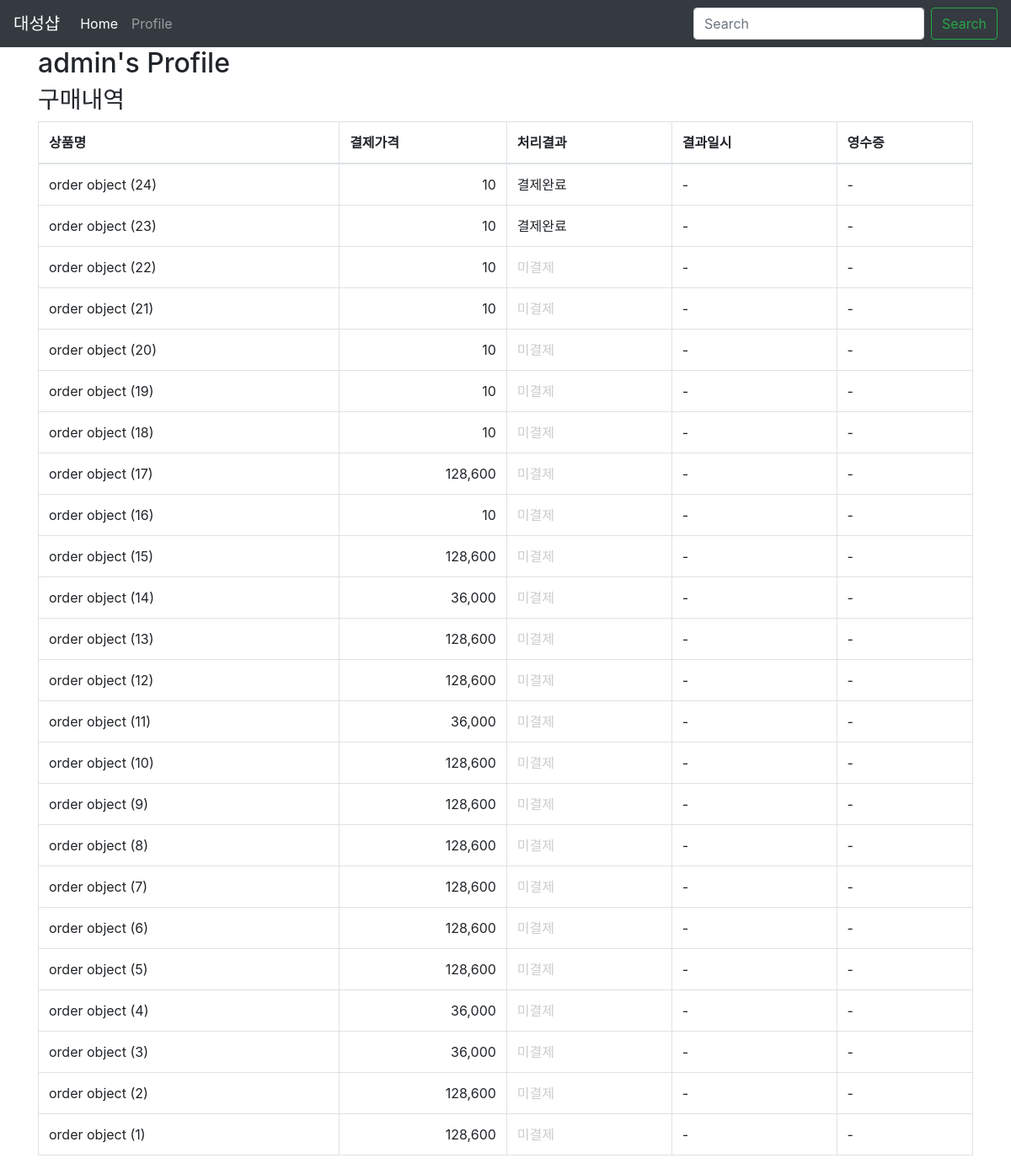
/accounts/profile/ (signed in), run on an earlier commit of the app's database.
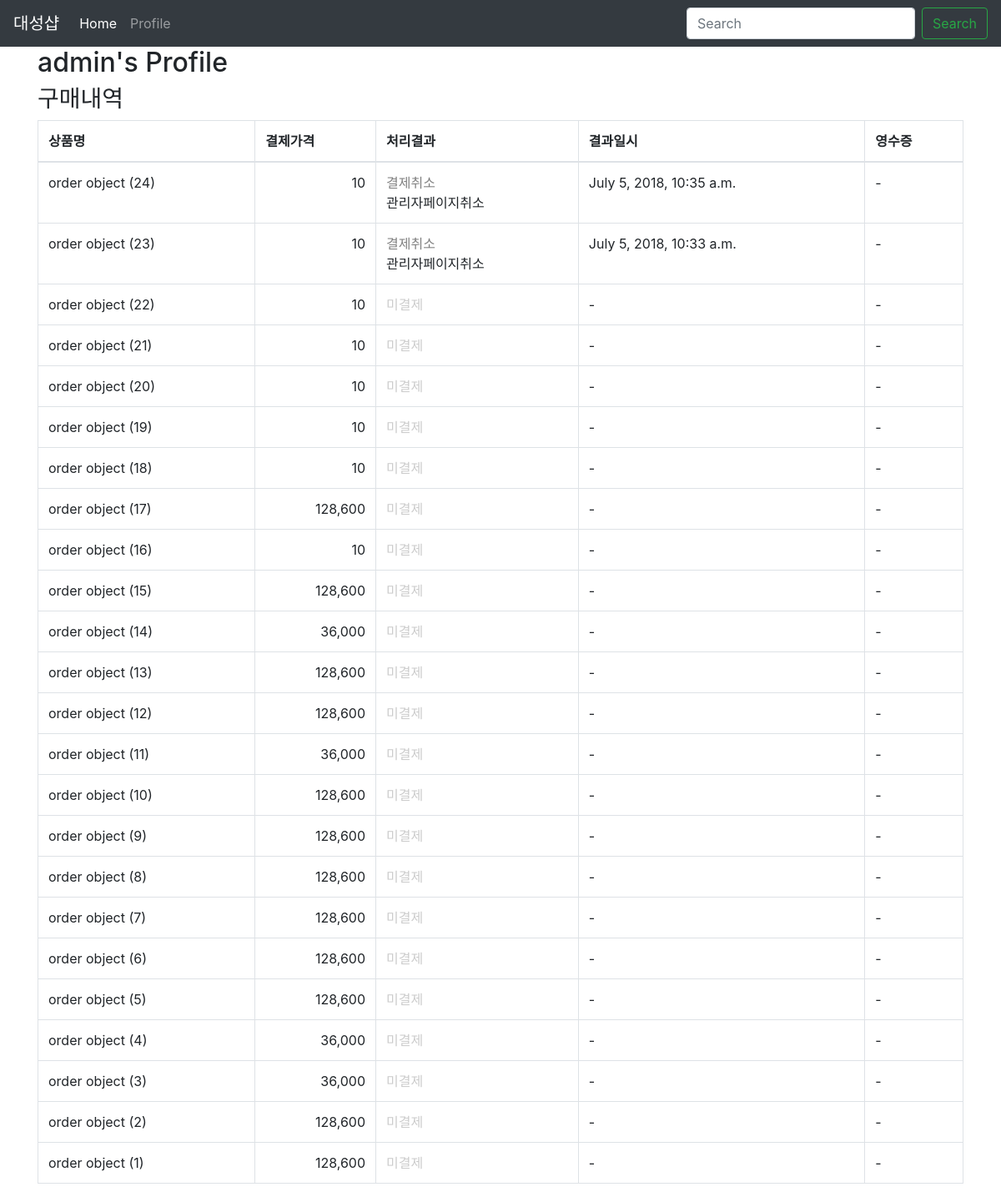
And on a later commit of the database.
### shop/models.py (models this page shows, shortened)
class order(models.Model):
    user = models.ForeignKey(settings.AUTH_USER_MODEL, on_delete=models.CASCADE)
    item = models.ForeignKey(Item, on_delete=models.CASCADE)
    name = models.CharField(max_length=100, verbose_name='상품명')
    amount = models.PositiveIntegerField(verbose_name='결제금액')
    merchant_uid = models.UUIDField(default=uuid4, editable=False)
    imp_uid = models.CharField(max_length=100, blank=True)
    meta = JSONField(blank=True, default={})
    status = models.CharField(
        max_length=9,
        choices=(
            ('ready', '미결제'),
            ('paid', '결제완료'),
            ('cancelled', '결제취소'),
            ('failed', '결제실패'),
        ),
        default='ready',
        db_index=True
    )
    created_at = models.DateTimeField(auto_now_add=True)
    updated_at = models.DateTimeField(auto_now=True)
    is_ready = property(lambda self: self.status == 'ready')
    is_paid = property(lambda self: self.status == 'paid')
    is_paid_ok = property(lambda self: self.status ==
                        'paid' and self.amount == self.meta.get('amount'))
    is_cancelled = property(lambda self: self.status == 'cancelled')
    is_failed = property(lambda self: self.status == 'failed')
    receipt_url = named_property('영수증')(lambda self: self.meta.get('receipt_url'))
    cancel_reason = named_property('취소이유')(lambda self: self.meta.get('cancel_reason'))
    fail_reason = named_property('실패이유')(lambda self: self.meta.get('fail_reason', ''))
    paid_at = named_property('결제일시')(lambda self: timestamp_to_datetime(self.meta.get('paid_at')))
    failed_at = named_property('실패일시')(lambda self: timestamp_to_datetime(self.meta.get('failed_at')))
    cancelled_at = named_property('취소일시')(lambda self: timestamp_to_datetime(self.meta.get('cancelled_at')))
    class Meta:
        ordering = ('-id',)
    @named_property('결제금액')
    def amount_html(self):
        return mark_safe('<div style="float: right;">{0}</div>'.format(intcomma(self.amount)))
    @named_property('처리결과')
    def status_html(self):
        cls, text_color = '', ''
        help_text = ''
        if self.is_ready:
            cls, text_color = 'fa fa-shopping-cart', '#ccc'
        elif self.is_paid_ok:
            cls, text_color = 'fa fa-check-circle', 'green'
        elif self.is_cancelled:
            cls, text_color = 'fa fa-times', 'gray'
            help_text = self.cancel_reason
        elif self.is_failed:
            cls, text_color = 'fa fa-ban', 'red'
            help_text = self.fail_reason
        html = '''
            <span style="color: {text_color};" title="this is title">
                <i class="{class_names}"></i>
                {label}
            </span>'''.format(class_names=cls, text_color=text_color, label=self.get_status_display())
        if help_text:
            html += '<br/>' + help_text
        return mark_safe(html)
    @named_property('영수증 링크')
    def receipt_link(self):
        if self.is_paid_ok and self.receipt_url:
            return mark_safe('<a href="{0}" target="_blank">영수증</a>'.format(self.receipt_url))

### accounts/views.py (the view)
# urls.py: path('profile/',profile,name='profile'),
@login_required
def profile(request):
    order_list = request.user.order_set.all()
    return render(request, 'accounts/profile.html', {
        'order_list' : order_list,
    })

### shop/models.py (called while the page is built)
def timestamp_to_datetime(timestamp):
    if timestamp:
        tz = pytz.timezone(settings.TIME_ZONE)
        return datetime.utcfromtimestamp(timestamp).replace(tzinfo=tz)
    return None

### accounts/templates/accounts/profile.html
{% extends "accounts/layout.html"%}
{% load humanize %}
{% block content%}
<div class="container">
    <div class="row">
        <div class="col-sm-12">
            <h2>{{user}}'s Profile</h2>
            <h3>구매내역</h3>
            <table class="table table-hover table-bordered">
                <thead>
                    <tr>
                        <th>상품명</th>
                        <th>결제가격</th>
                        <th>처리결과</th>
                        <th>결과일시</th>
                        <th>영수증</th>
                    </tr>
                </thead>
                <tbody>
                    {% for order in order_list %}
                        <tr>
                            <td>{{ order }}</td>
                            <td>{{ order.amount_html }}</td>
                            <td>{{ order.status_html }}</td>
                            <td>{{ order.paid_at|default:"-" }}</td>
                            <td>{{ order.receipt_link|default:"-" }}</td>
                        </tr>
                    {% endfor %}
                </tbody>
            </table>
        </div>
    </div>
</div>
{% endblock %}

What changed in the data, as far as the page shows it:
changed order "order object (24)": status "paid" → "cancelled" (drawn); status_html "결제완료" → "결제취소 관리자페이지취소"; paid_at "-" → "July 5, 2018, 10:35 a.m."
changed order "order object (23)": status "paid" → "cancelled" (drawn); status_html "결제완료" → "결제취소 관리자페이지취소"; paid_at "-" → "July 5, 2018, 10:33 a.m."
